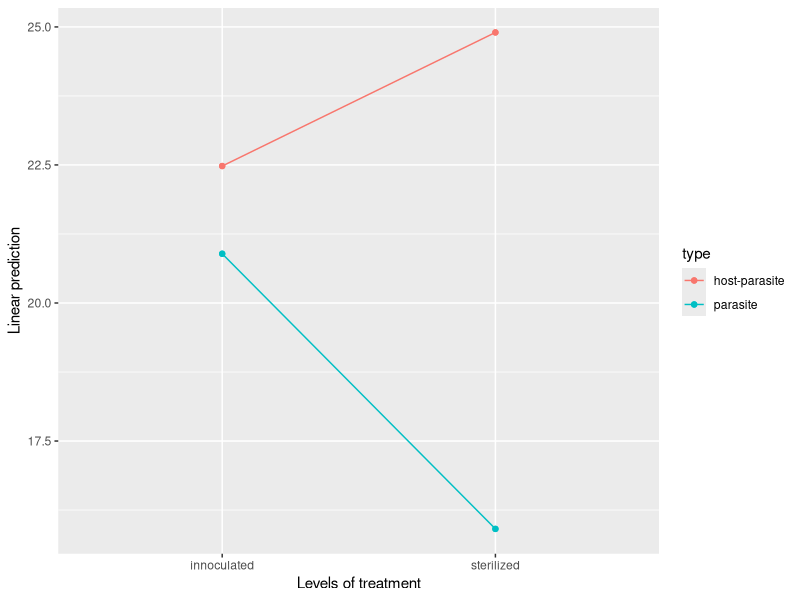
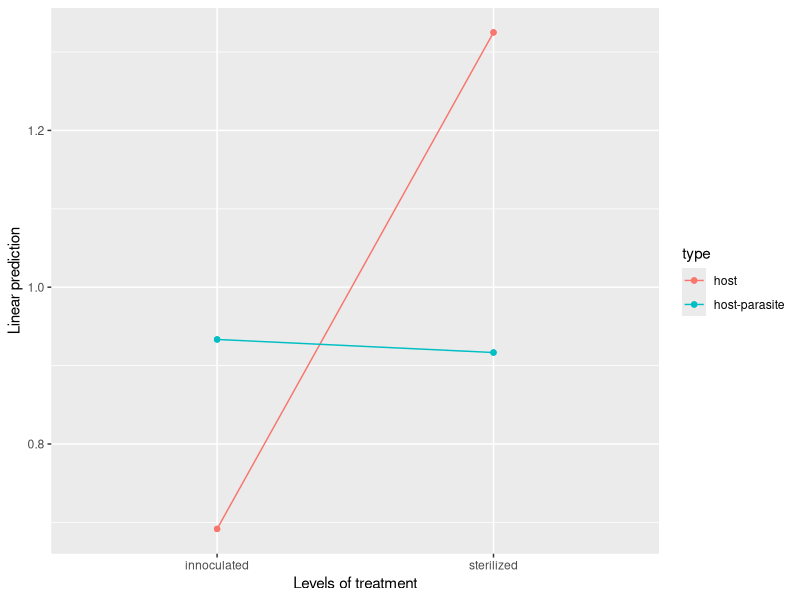
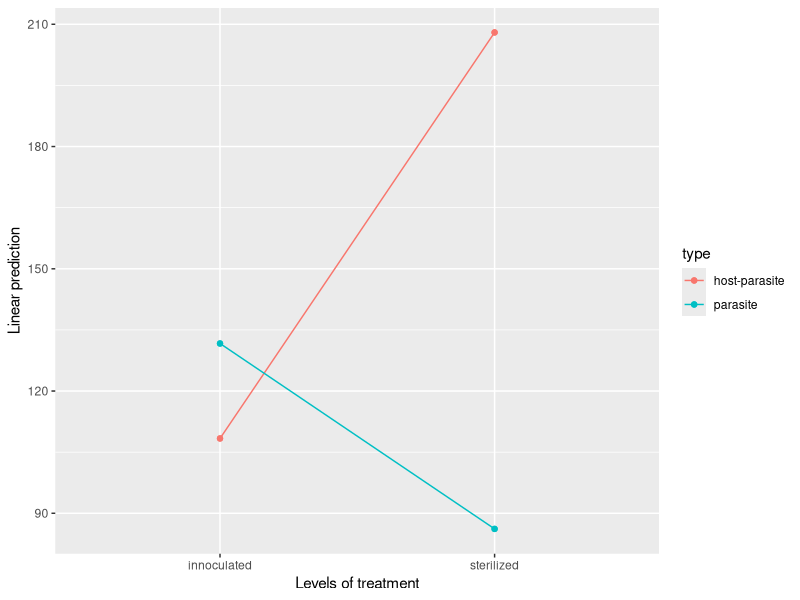
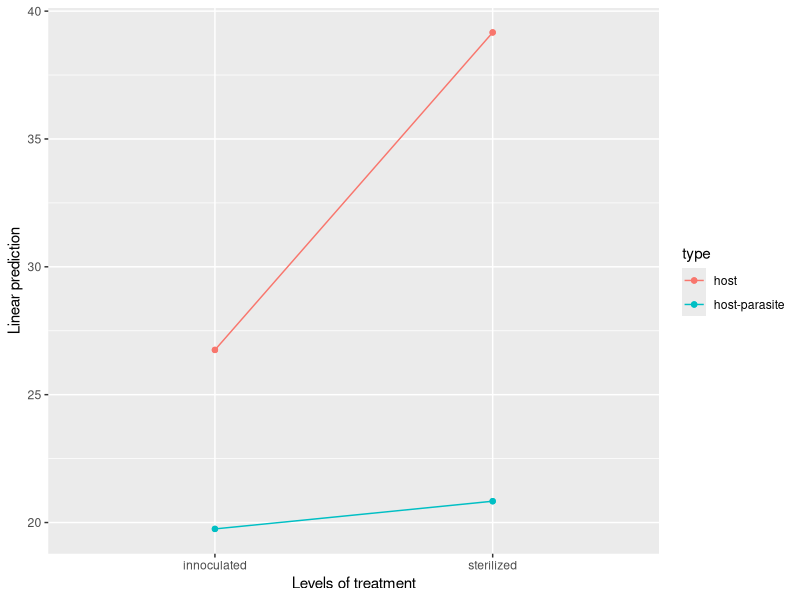
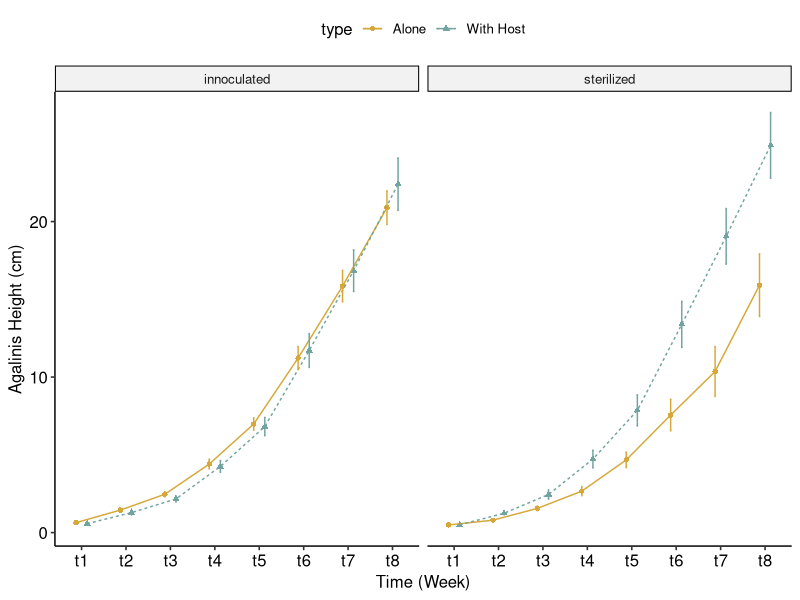
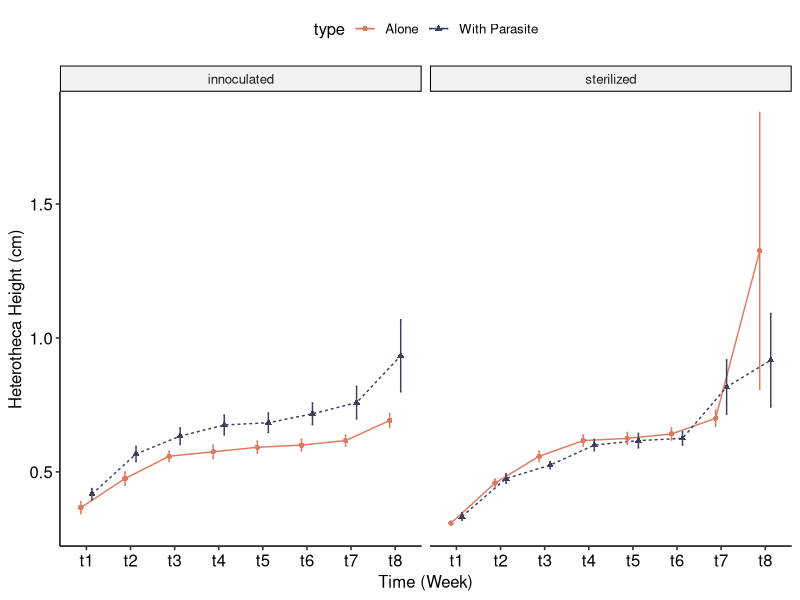
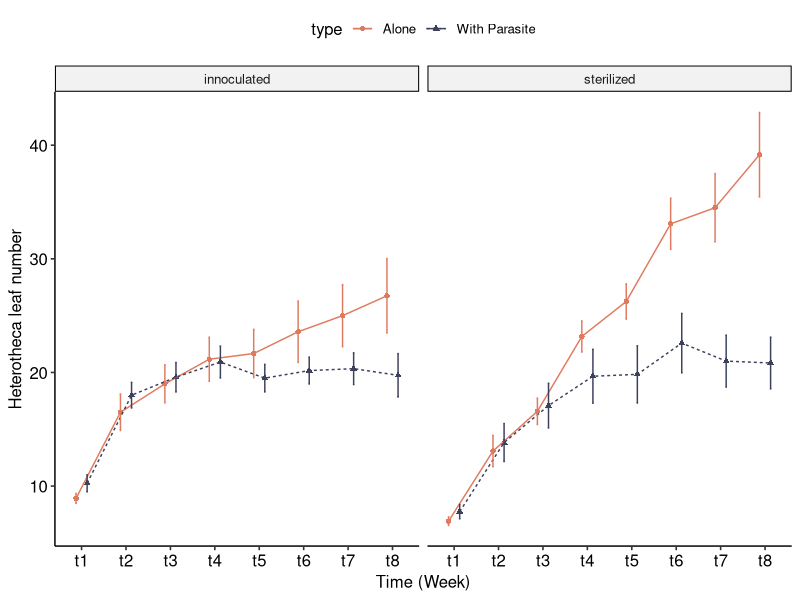
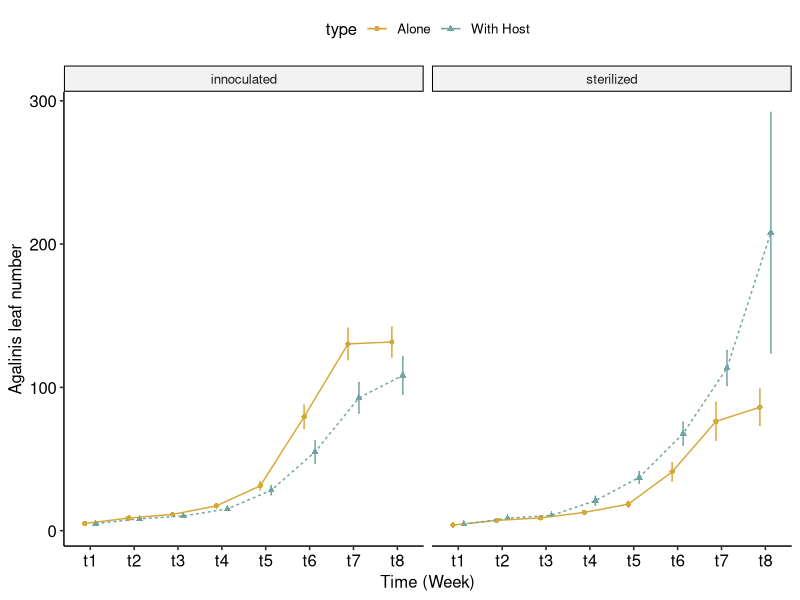

Here is the R script that generated these plots, in order:
#Set the working directory
setwd("/Users/jargrett/Desktop/Castilleja/Data Analysis/Callie Data/HPM")

#load in relevant packages
library(plyr)#for data wrangling and restructuring
library(tidyverse)#for data wrangling and restructuring
library(statmod)
library(lme4)
library(emmeans)#post-hoc analysis
library(car)#for regression analysis
library(ggpubr)#post-hoc analysis
library(ggplot2)#post-hoc analysis

height <- read.csv("HPM Growth - Height.csv")
str(height)
height <- as.data.frame(unclass(height),stringsAsFactors=TRUE)

leaf <- read.csv("HPM Growth - Leaf_Number.csv")
str(leaf)
leaf <- as.data.frame(unclass(leaf),stringsAsFactors=TRUE)

flower <- read.csv("HPM Growth - Flowering.csv")
str(flower)
flower <- as.data.frame(unclass(flower),stringsAsFactors=TRUE)

#Height analysis
agalinis.height <- filter(height, species == "AGPU")
ag.height.lm <- lmer(t8 ~ treatment*type + (1|replicate_id), data = agalinis.height)
summary(ag.height.lm)
Anova(ag.height.lm)
emmeans(ag.height.lm, pairwise ~ type|treatment)
emmip(ag.height.lm, ~ type ~ treatment)

hetero.height <- filter(height, species == "HESU")
he.height.lm <- lmer(t8 ~ treatment*type + (1|replicate_id), data = hetero.height)
summary(he.height.lm)
Anova(he.height.lm)
emmeans(he.height.lm, pairwise ~ type|treatment)
emmip(he.height.lm, ~ type ~ treatment)

#leaf number analysis
agalinis.leaf <- filter(leaf, species == "AGPU")
ag.leaf.lm <- lmer(t8 ~ treatment*type + (1|replicate_id), data = agalinis.leaf)
summary(ag.leaf.lm)
Anova(ag.leaf.lm)
emmeans(ag.leaf.lm, pairwise ~ type|treatment)
emmip(ag.leaf.lm, ~ type ~ treatment)

hetero.leaf <- filter(leaf, species == "HESU")
he.leaf.lm <- lmer(t8 ~ treatment*type + (1|replicate_id), data = hetero.leaf)
summary(he.leaf.lm)
Anova(he.leaf.lm)
emmeans(he.leaf.lm, pairwise ~ type|treatment)
emmip(he.leaf.lm, ~ type ~ treatment)

#height graphs
height.long <- height %>% pivot_longer(cols=8:15, names_to = "week",values_to="height")
agalinis.height.long <- filter(height.long, species == "AGPU")
agalinis.height.long$type <- as.character(agalinis.height.long$type)
agalinis.height.long$type[agalinis.height.long$type == "host-parasite"] <- "With Host"
agalinis.height.long$type[agalinis.height.long$type == "parasite"] <- "Alone"
agalinis.height.long$type <- as.factor(agalinis.height.long$type)
str(agalinis.height.long)

#Standard error calculations
a.h.l <- agalinis.height.long %>% drop_na()
AGPU.Height <- a.h.l %>% 
  group_by(week, treatment, type) %>% 
  dplyr::summarise(mean= mean(height),
                   se = sd(height)/sqrt(n()))

ag.height <- ggplot(AGPU.Height, aes(x = week, y = mean, color = type, group = type)) +
  geom_point(aes(shape = type), position =  position_dodge(width = 0.5)) +
  geom_line(aes(linetype = type), position =  position_dodge(width = 0.5)) +
  geom_errorbar(aes(ymin = mean-se, ymax = mean+se),
              position =  position_dodge(width = 0.5), width = 0.07) +
  scale_color_manual( values=c("#D6A839", "#71A4A0")) +
  labs(x = "Time (Week)", y = "Agalinis Height (cm)") +
  theme_pubr() +
  facet_wrap(~treatment)
ag.height

#height graphs
height.long <- height %>% pivot_longer(cols=8:15, names_to = "week",values_to="height")
hetero.height.long <- filter(height.long, species == "HESU")
hetero.height.long$type <- as.character(hetero.height.long$type)
hetero.height.long$type[hetero.height.long$type == "host-parasite"] <- "With Parasite"
hetero.height.long$type[hetero.height.long$type == "host"] <- "Alone"
hetero.height.long$type <- as.factor(hetero.height.long$type)
str(hetero.height.long)

#Standard error calculations
h.h.l <- hetero.height.long %>% drop_na()
HESU.Height <- h.h.l %>% 
  group_by(week, treatment, type) %>% 
  dplyr::summarise(mean= mean(height),
                   se = sd(height)/sqrt(n()))

hes.height <- ggplot(HESU.Height, aes(x = week, y = mean, color = type, group = type)) +
  geom_point(aes(shape = type), position =  position_dodge(width = 0.5)) +
  geom_line(aes(linetype = type), position =  position_dodge(width = 0.5)) +
  geom_errorbar(aes(ymin = mean-se, ymax = mean+se),
                position =  position_dodge(width = 0.5), width = 0.07) +
  scale_color_manual( values=c("#e07a5f", "#3d405b")) +
  labs(x = "Time (Week)", y = "Heterotheca Height (cm)") +
  theme_pubr() +
  facet_wrap(~treatment)
hes.height

#leaf graphs
leaf.long <- leaf %>% pivot_longer(cols=8:15, names_to = "week",values_to="leaves")
hetero.leaf.long <- filter(leaf.long, species == "HESU")
hetero.leaf.long$type <- as.character(hetero.leaf.long$type)
hetero.leaf.long$type[hetero.leaf.long$type == "host-parasite"] <- "With Parasite"
hetero.leaf.long$type[hetero.leaf.long$type == "host"] <- "Alone"
hetero.leaf.long$type <- as.factor(hetero.leaf.long$type)
str(hetero.leaf.long)

#Standard error calculations
h.l.l <- hetero.leaf.long %>% drop_na()
HESU.leaf <- h.l.l %>% 
  group_by(week, treatment, type) %>% 
  dplyr::summarise(mean= mean(leaves),
                   se = sd(leaves)/sqrt(n()))

hes.leaf <- ggplot(HESU.leaf, aes(x = week, y = mean, color = type, group = type)) +
  geom_point(aes(shape = type), position =  position_dodge(width = 0.5)) +
  geom_line(aes(linetype = type), position =  position_dodge(width = 0.5)) +
  geom_errorbar(aes(ymin = mean-se, ymax = mean+se),
                position =  position_dodge(width = 0.5), width = 0.07) +
  scale_color_manual( values=c("#e07a5f", "#3d405b")) +
  labs(x = "Time (Week)", y = "Heterotheca leaf number") +
  theme_pubr() +
  facet_wrap(~treatment)
hes.leaf

#leaf graphs
leaf.long <- leaf %>% pivot_longer(cols=8:15, names_to = "week",values_to="leaves")
agalinis.leaf.long <- filter(leaf.long, species == "AGPU")
agalinis.leaf.long$type <- as.character(agalinis.leaf.long$type)
agalinis.leaf.long$type[agalinis.leaf.long$type == "host-parasite"] <- "With Host"
agalinis.leaf.long$type[agalinis.leaf.long$type == "parasite"] <- "Alone"
agalinis.leaf.long$type <- as.factor(agalinis.leaf.long$type)
str(hetero.leaf.long)

#Standard error calculations
a.l.l <- agalinis.leaf.long %>% drop_na()
AGPU.leaf <- a.l.l %>% 
  group_by(week, treatment, type) %>% 
  dplyr::summarise(mean= mean(leaves),
                   se = sd(leaves)/sqrt(n()))

ag.leaf <- ggplot(AGPU.leaf, aes(x = week, y = mean, color = type, group = type)) +
  geom_point(aes(shape = type), position =  position_dodge(width = 0.5)) +
  geom_line(aes(linetype = type), position =  position_dodge(width = 0.5)) +
  geom_errorbar(aes(ymin = mean-se, ymax = mean+se),
                position =  position_dodge(width = 0.5), width = 0.07) +
  scale_color_manual( values=c("#D6A839", "#71A4A0")) +
  labs(x = "Time (Week)", y = "Agalinis leaf number") +
  theme_pubr() +
  facet_wrap(~treatment)
ag.leaf

growth.plots <- ggarrange(ag.height, ag.leaf, hes.height, hes.leaf,
                            labels = c("A", "B","C","D"), 
                            nrow = 2, ncol = 2)
growth.plots


#bud analysis
ag.flower.lm <- lmer(total_bud ~ treatment*type + (1|replicate_id), data = flower)
summary(ag.flower.lm)
Anova(ag.flower.lm) #Treatment by type interaction: Chisq: 5.806, p = 0.0159
emmeans(ag.flower.lm, pairwise ~ type|treatment)
emmip(ag.flower.lm, ~treatment ~ type)


#
flower$type <- as.character(flower$type)
flower$type[flower$type == "host-parasite"] <- "With Host"
flower$type[flower$type == "parasite"] <- "Alone"
flower$type <- as.factor(flower$type)

flower$treatment <- as.character(flower$treatment)
flower$treatment[flower$treatment == "innoculated"] <- "AMF"
flower$treatment[flower$treatment == "sterilized"] <- "Control"
flower$treatment <- as.factor(flower$treatment)

ag.bud <- flower %>% 
  group_by(treatment, type) %>% 
  dplyr::summarise(mean= mean(total_bud),
                   se = sd(total_bud)/sqrt(n()))

bud.graph <- ggplot(ag.bud, aes(x = treatment, y = mean, color = type)) +
  geom_errorbar(aes(ymin = mean-se, ymax = mean+se),
                position =  position_dodge(width = 0.5), linewidth = 1, width = 0.09) +
  geom_point(aes(shape = type), size = 7, position =  position_dodge(width = 0.5)) +
  labs(x = "Fungi", y = "Number of flower buds") +
  scale_color_manual(values=c("#D6A839", "#71A4A0")) +
  scale_shape_manual(values=c(18,18)) +
  theme_pubr() +
  theme(strip.text = element_text(size = 15),
        strip.background = element_blank(),
        panel.border = element_rect(fill = "transparent", 
                                    color = "gray23", linewidth = 0.12)) +
  ylim(0,15)

bud.graph
